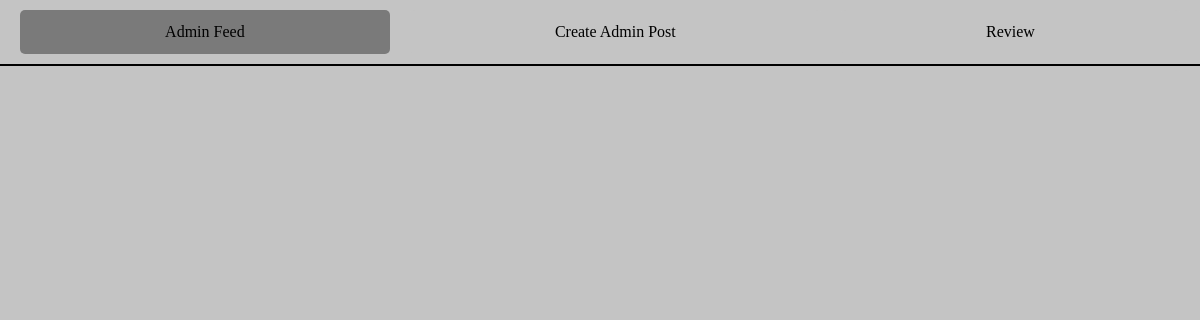
The app's page /admin (signed in), older data.
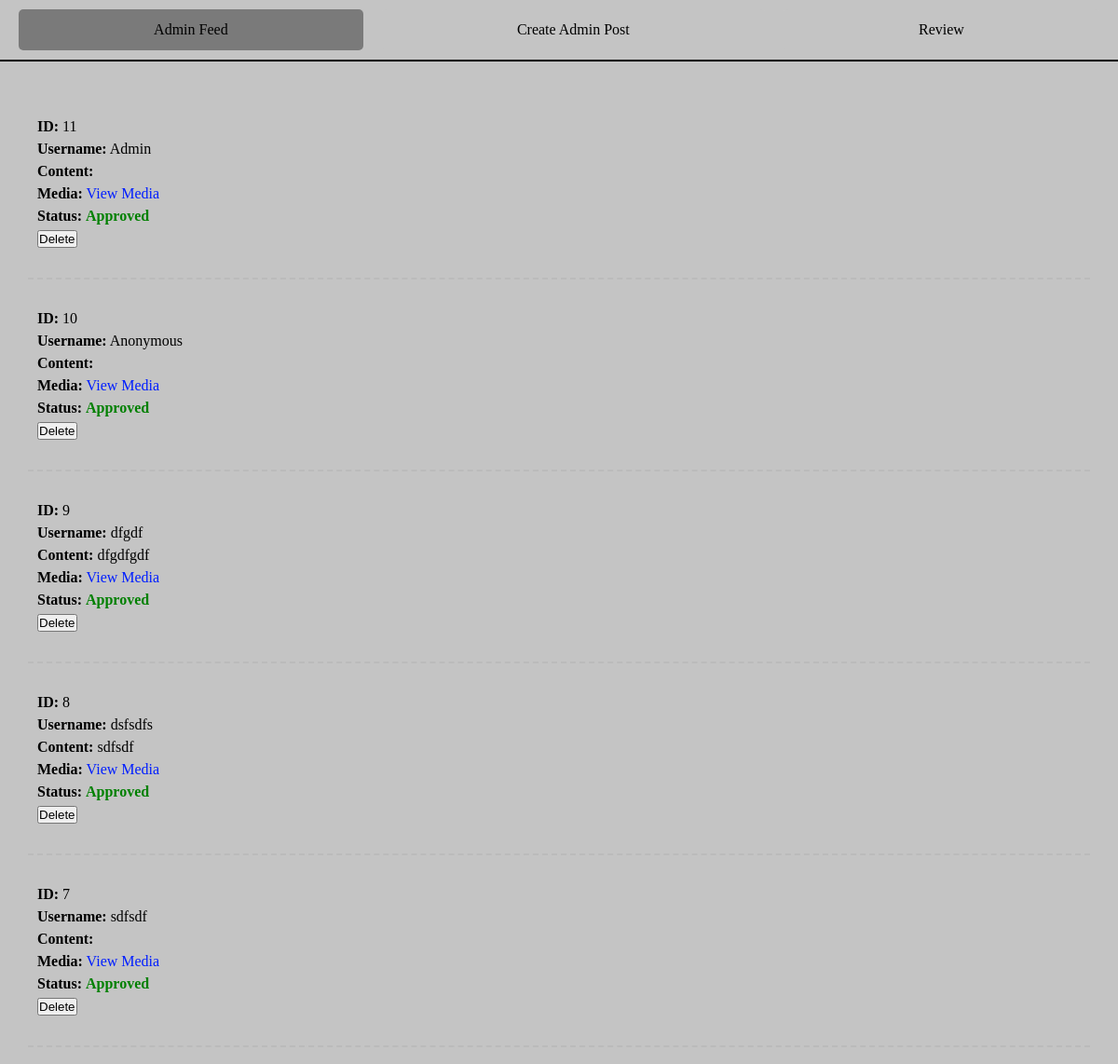
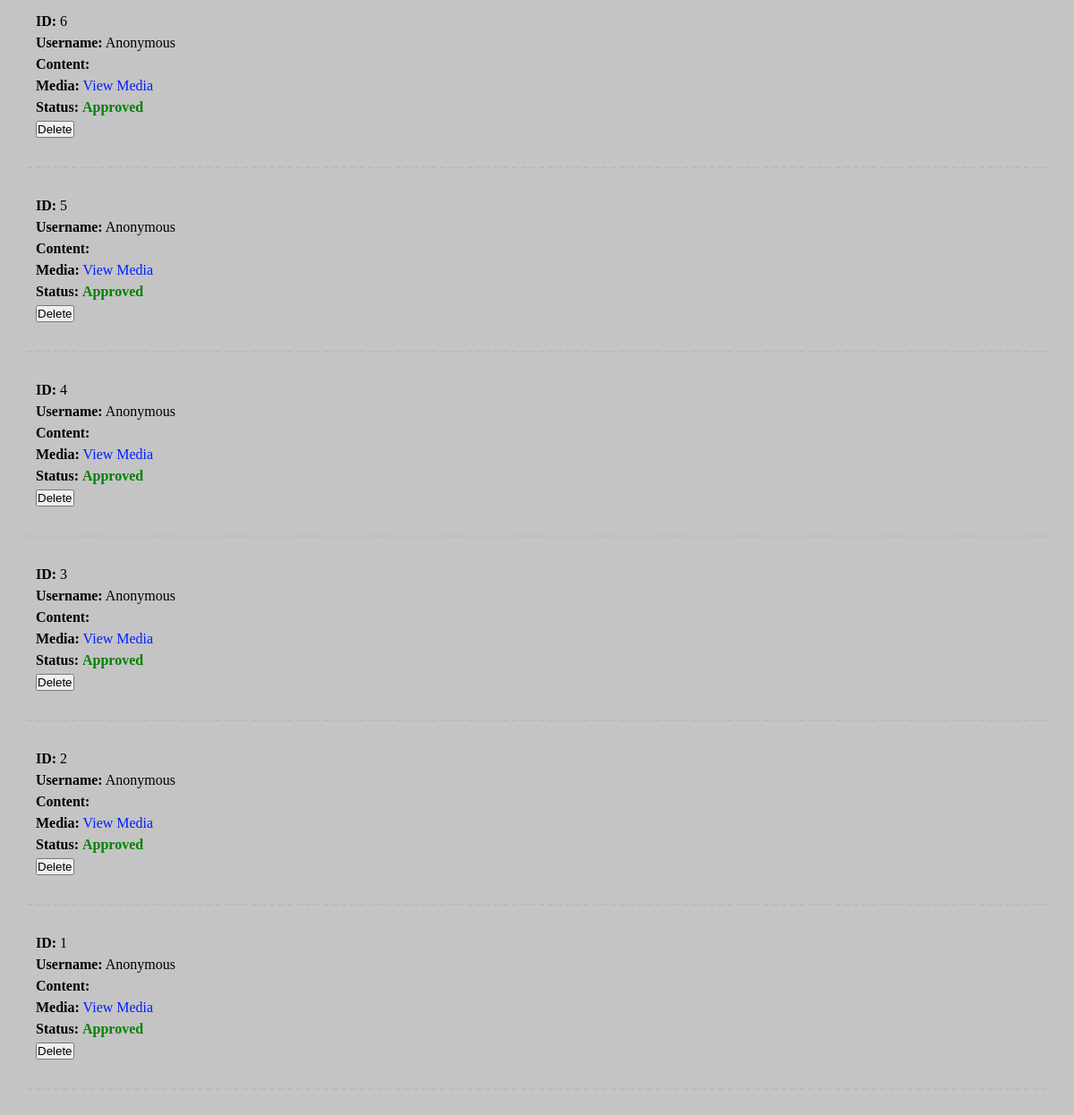
The same page, newer data (2 pictures, top to bottom).
### app.py (models this page shows)
class Post(db.Model):
    id = db.Column(db.Integer, primary_key=True)
    content = db.Column(db.Text, nullable=False)
    media = db.Column(db.String(300), nullable=True)
    username = db.Column(db.String(50), nullable=False, default="Anonymous")
    status = db.Column(db.String(20), nullable=False, default="pending")
    ip_address = db.Column(db.String(64), nullable=True)

### app.py (the view, shortened to what this page needs)
@app.route('/admin', methods=['GET', 'POST'])
def admin():
    if 'admin' not in session:
        return redirect(url_for('admin_login'))
    posts = Post.query.order_by(Post.id.desc()).all()
    return render_template('admin.html', posts=posts)

### templates/admin.html (shortened to what this page needs)
<!DOCTYPE html>
<html lang="en">
<head>
    <link rel="stylesheet" href="{{ url_for('static', filename='style-admin.css') }}">
</head>
<body>
    <div class="tabs">
        <div class="tab" data-tab="feed">Admin Feed</div>
        <div class="tab" data-tab="create">Create Admin Post</div>
        <div class="tab" data-tab="review">Review</div>
    </div>
    <a href="{{ url_for('admin_logout') }}" class="logout-btn">Logout</a>
    <div id="feed" class="tab-content">
        {% for post in posts %}
            {% if post.status == 'approved' %}
            <div class="post">
                <p><strong>ID:</strong> {{ post.id }}</p>
                <p><strong>Username:</strong> {{ post.username }}</p>
                <p><strong>Content:</strong> {{ post.content }}</p>
                {% if post.media %}
                    <p><strong>Media:</strong> <a href="{{ url_for('uploaded_file', filename=post.media.split('/')[-1]) }}" target="_blank">View Media</a></p>
                {% endif %}
                <p><strong>Status:</strong>
                    <span class="status-approved">Approved</span>
                </p>
                <form action="{{ url_for('admin', password=request.args.get('password')) }}" method="POST">
                    <button type="submit" name="action" value="reject">Delete</button>
                </form>
            </div>
            <hr class="dashed-line">
            {% endif %}
        {% endfor %}
    </div>
</body>
</html>

### static/style-admin.css (style rules this page uses)
* { margin: 0; padding: 0; box-sizing: border-box; }
body { font-family: 'Times New Roman', Times, serif; font-size: 18px; font-weight: lighter; line-height: 1.5; color: black; background-color: #C4C4C4; text-align: left; padding: 10px;s }
.dashed-line { border: none; border-top: 0px dashed black; margin: 20px 0; }
a { color: rgb(0, 30, 255); text-decoration: none; }
hr { border: none; border-top: 2px dashed black; margin: 6px 0; }
.post { padding: 10px; margin-bottom: 20px; background-color: #C4C4C4; border-radius: 0px; }

### templates/admin.html (style rules this page uses)
body { font-family: 'Times New Roman', Times, serif; font-size: 16px; }
.tabs { display: flex; justify-content: space-between; background-color: #C4C4C4; padding: 10px; position: fixed; top: 0; left: 0; width: 100%; z-index: 1000; border-bottom: 2px solid #000000; }
.tab { margin: 0 10px; justify-content: center; padding: 10px 20px; cursor: pointer; background-color: #C4C4C4; border: none; border-radius: 5px; font-weight: lighter; flex-grow: 1; text-align: center; }
.tab.active { background-color: rgb(122, 122, 122); font-weight: lighter; }
.tab-content { display: none; padding: 20px; background-color: #C4C4C4; margin-top: 60px; border: 0px solid #000000; border-radius: 0px; }
.tab-content.active { display: block; }
.status-approved { color: green; font-weight: bold; }
hr.dashed-line { border: none; border-top: 2px dashed #bbb; margin: 20px 0; }

Row changes from the older to the newer data that the page shows:
added Post: id "11", username "Admin"
added Post: id "10", username "Anonymous"
added Post: id "9", username "dfgdf", content "dfgdfgdf"
added Post: id "8", username "dsfsdfs", content "sdfsdf"
added Post: id "7", username "sdfsdf"
added Post: id "6", username "Anonymous"
added Post: id "5", username "Anonymous"
added Post: id "4", username "Anonymous"
added Post: id "3", username "Anonymous"
added Post: id "2", username "Anonymous"
added Post: id "1", username "Anonymous"
